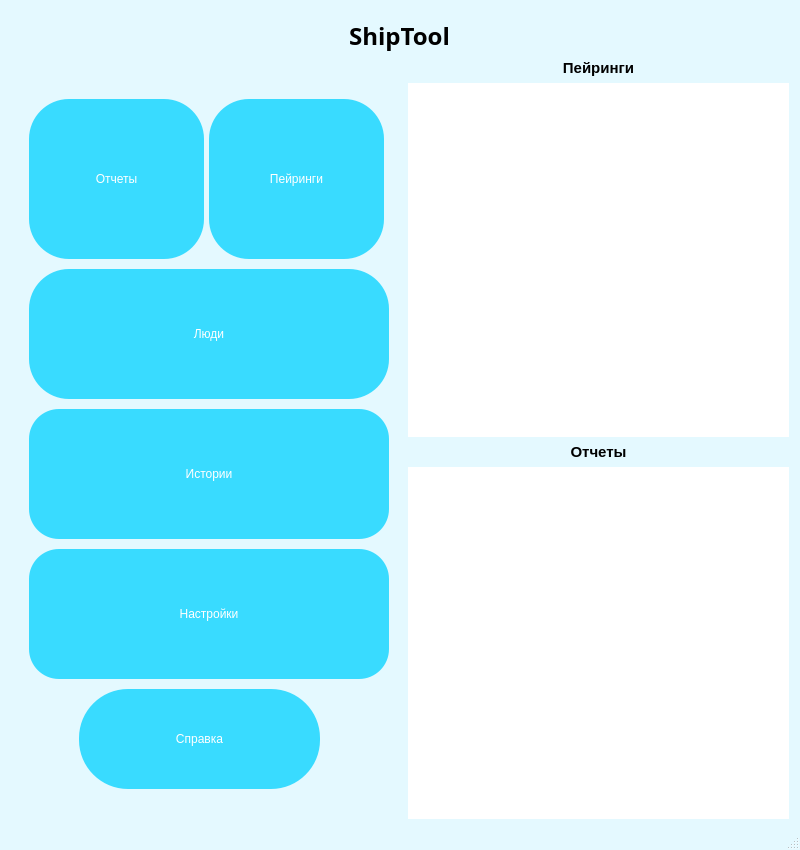
<?xml version="1.0" encoding="UTF-8"?>
<ui version="4.0">
 <author>Андрей Дувакин</author>
 <class>MainWindow</class>
 <widget class="QMainWindow" name="MainWindow">
  <property name="geometry">
   <rect>
    <x>0</x>
    <y>0</y>
    <width>800</width>
    <height>850</height>
   </rect>
  </property>
  <property name="minimumSize">
   <size>
    <width>800</width>
    <height>850</height>
   </size>
  </property>
  <property name="maximumSize">
   <size>
    <width>800</width>
    <height>850</height>
   </size>
  </property>
  <property name="font">
   <font>
    <weight>50</weight>
    <bold>false</bold>
   </font>
  </property>
  <property name="windowTitle">
   <string>ShipTool</string>
  </property>
  <property name="windowIcon">
   <iconset>
    <normaloff>../app_image/main_menu.png</normaloff>../app_image/main_menu.png</iconset>
  </property>
  <property name="layoutDirection">
   <enum>Qt::LeftToRight</enum>
  </property>
  <property name="styleSheet">
   <string notr="true">QPushButton {
	background-color: rgb(51, 177, 255);
	border-radius: 17px;
	font: 10pt &quot;Arial&quot;;
	color: rgb(255, 255, 255);
	border: 3px solid #ffffff;
}
QPushButton:hover {
	border-radius: 19px;
	background-color: rgb(52, 202, 232);
}
QPushButton:pressed {
	border-radius: 20px;
	background-color: rgb(0, 222, 0);
}
QMainWindow {
	background-color: rgb(228, 249, 255);
}
#pushButton, #pushButton_2, #pushButton_3, #pushButton_4, #pushButton_5, #pushButton_6, #pushButton_7 {
	border-radius: 40px;
	background-color: rgb(57, 219, 255);
	font: 87 14pt &quot;Arial Black&quot;;
	color: rgb(255, 255, 255);
	border: None;
}
#pushButton:hover, #pushButton_2:hover, #pushButton_3:hover, #pushButton_4:hover, #pushButton_5:hover, #pushButton_6:hover  {
	border-radius: 49px;
	background-color: rgb(52, 202, 232);
}
#pushButton:pressed, #pushButton_2:pressed, #pushButton_3:pressed, #pushButton_4:pressed, #pushButton_5:pressed, #pushButton_6:pressed
{
	border-radius: 55px;
	background-color: rgb(48, 188, 216);
}
QLineEdit {
	border-radius: 15px;
	font: 12pt &quot;Arial&quot;;
}
QLineEdit:hover {
	border-radius: 20px;
	font: 75 12pt &quot;Arial&quot;;
	background-color: rgb(250, 250, 250);
}
QFrame {
	border: none;
}
QListWidget {
	border-radius: 22px;
}
#pushButton_6, #pushButton_5 {
	border-radius: 30px;
	border: None;
}
#pushButton_6:hover, #pushButton_5:hover {
	border-radius: 35px;
}
#pushButton_6:pressed, #pushButton_5:pressed {
	border-radius: 40px;
}
#pushButton_7 {
	border-radius: 49px;
	border: None;
}
#pushButton_7:hover {
	background-color: rgb(52, 202, 232);
}</string>
  </property>
  <widget class="QWidget" name="centralwidget">
   <layout class="QGridLayout" name="gridLayout">
    <item row="0" column="0">
     <widget class="QWidget" name="widget" native="true">
      <property name="font">
       <font>
        <kerning>true</kerning>
       </font>
      </property>
      <widget class="QWidget" name="verticalLayoutWidget">
       <property name="geometry">
        <rect>
         <x>0</x>
         <y>0</y>
         <width>781</width>
         <height>53</height>
        </rect>
       </property>
       <layout class="QVBoxLayout" name="verticalLayout">
        <item>
         <widget class="QLabel" name="label">
          <property name="font">
           <font>
            <family>Arial Black</family>
            <pointsize>18</pointsize>
            <weight>75</weight>
            <italic>false</italic>
            <bold>true</bold>
           </font>
          </property>
          <property name="layoutDirection">
           <enum>Qt::LeftToRight</enum>
          </property>
          <property name="text">
           <string>ShipTool</string>
          </property>
          <property name="alignment">
           <set>Qt::AlignCenter</set>
          </property>
         </widget>
        </item>
       </layout>
      </widget>
      <widget class="QFrame" name="frame">
       <property name="geometry">
        <rect>
         <x>20</x>
         <y>90</y>
         <width>361</width>
         <height>721</height>
        </rect>
       </property>
       <property name="frameShape">
        <enum>QFrame::StyledPanel</enum>
       </property>
       <widget class="QPushButton" name="pushButton_2">
        <property name="enabled">
         <bool>true</bool>
        </property>
        <property name="geometry">
         <rect>
          <x>0</x>
          <y>0</y>
          <width>175</width>
          <height>160</height>
         </rect>
        </property>
        <property name="text">
         <string>Отчеты</string>
        </property>
       </widget>
       <widget class="QPushButton" name="pushButton">
        <property name="enabled">
         <bool>true</bool>
        </property>
        <property name="geometry">
         <rect>
          <x>180</x>
          <y>0</y>
          <width>175</width>
          <height>160</height>
         </rect>
        </property>
        <property name="text">
         <string>Пейринги</string>
        </property>
       </widget>
       <widget class="QPushButton" name="pushButton_3">
        <property name="enabled">
         <bool>true</bool>
        </property>
        <property name="geometry">
         <rect>
          <x>0</x>
          <y>170</y>
          <width>360</width>
          <height>130</height>
         </rect>
        </property>
        <property name="text">
         <string>Люди</string>
        </property>
       </widget>
       <widget class="QPushButton" name="pushButton_5">
        <property name="enabled">
         <bool>true</bool>
        </property>
        <property name="geometry">
         <rect>
          <x>0</x>
          <y>450</y>
          <width>360</width>
          <height>130</height>
         </rect>
        </property>
        <property name="text">
         <string>Настройки</string>
        </property>
       </widget>
       <widget class="QPushButton" name="pushButton_6">
        <property name="enabled">
         <bool>true</bool>
        </property>
        <property name="geometry">
         <rect>
          <x>0</x>
          <y>310</y>
          <width>360</width>
          <height>130</height>
         </rect>
        </property>
        <property name="text">
         <string>Истории</string>
        </property>
       </widget>
       <widget class="QPushButton" name="pushButton_7">
        <property name="geometry">
         <rect>
          <x>50</x>
          <y>590</y>
          <width>241</width>
          <height>100</height>
         </rect>
        </property>
        <property name="layoutDirection">
         <enum>Qt::LeftToRight</enum>
        </property>
        <property name="text">
         <string>Справка</string>
        </property>
        <property name="icon">
         <iconset>
          <normaloff>../app_image/info.png</normaloff>../app_image/info.png</iconset>
        </property>
        <property name="iconSize">
         <size>
          <width>90</width>
          <height>90</height>
         </size>
        </property>
        <property name="autoRepeatDelay">
         <number>300</number>
        </property>
       </widget>
      </widget>
      <widget class="QWidget" name="verticalLayoutWidget_5">
       <property name="geometry">
        <rect>
         <x>399</x>
         <y>50</y>
         <width>381</width>
         <height>761</height>
        </rect>
       </property>
       <layout class="QVBoxLayout" name="verticalLayout_5">
        <item>
         <layout class="QVBoxLayout" name="verticalLayout_3">
          <item>
           <widget class="QLabel" name="label_3">
            <property name="font">
             <font>
              <pointsize>11</pointsize>
              <weight>75</weight>
              <bold>true</bold>
             </font>
            </property>
            <property name="text">
             <string>Пейринги</string>
            </property>
            <property name="alignment">
             <set>Qt::AlignCenter</set>
            </property>
           </widget>
          </item>
          <item>
           <widget class="QListWidget" name="listWidget">
            <property name="border-radius" stdset="0">
             <string>22px</string>
            </property>
           </widget>
          </item>
         </layout>
        </item>
        <item>
         <layout class="QVBoxLayout" name="verticalLayout_4">
          <item>
           <widget class="QLabel" name="label_4">
            <property name="font">
             <font>
              <pointsize>11</pointsize>
              <weight>75</weight>
              <bold>true</bold>
             </font>
            </property>
            <property name="text">
             <string>Отчеты</string>
            </property>
            <property name="alignment">
             <set>Qt::AlignCenter</set>
            </property>
           </widget>
          </item>
          <item>
           <widget class="QListWidget" name="listWidget_2"/>
          </item>
         </layout>
        </item>
       </layout>
      </widget>
     </widget>
    </item>
   </layout>
  </widget>
  <widget class="QStatusBar" name="statusbar"/>
 </widget>
 <resources/>
 <connections/>
</ui>
